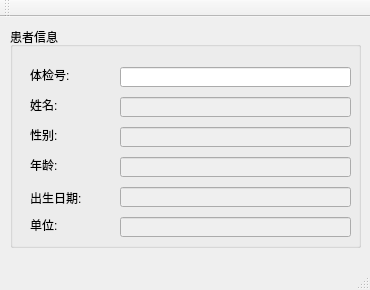
<?xml version="1.0" encoding="UTF-8"?>
<ui version="4.0">
 <class>mti_tool_2Class</class>
 <widget class="QMainWindow" name="mti_tool_2Class">
  <property name="geometry">
   <rect>
    <x>0</x>
    <y>0</y>
    <width>370</width>
    <height>290</height>
   </rect>
  </property>
  <property name="windowTitle">
   <string>mti_tool_2</string>
  </property>
  <widget class="QWidget" name="centralWidget">
   <widget class="QGroupBox" name="groupBox">
    <property name="geometry">
     <rect>
      <x>10</x>
      <y>10</y>
      <width>351</width>
      <height>221</height>
     </rect>
    </property>
    <property name="title">
     <string>患者信息</string>
    </property>
    <widget class="QLabel" name="label">
     <property name="geometry">
      <rect>
       <x>20</x>
       <y>40</y>
       <width>61</width>
       <height>16</height>
      </rect>
     </property>
     <property name="text">
      <string>体检号:</string>
     </property>
    </widget>
    <widget class="QLabel" name="label_2">
     <property name="geometry">
      <rect>
       <x>20</x>
       <y>70</y>
       <width>61</width>
       <height>16</height>
      </rect>
     </property>
     <property name="text">
      <string>姓名:</string>
     </property>
    </widget>
    <widget class="QLabel" name="label_3">
     <property name="geometry">
      <rect>
       <x>20</x>
       <y>100</y>
       <width>41</width>
       <height>16</height>
      </rect>
     </property>
     <property name="text">
      <string>性别:</string>
     </property>
    </widget>
    <widget class="QLabel" name="label_4">
     <property name="geometry">
      <rect>
       <x>20</x>
       <y>130</y>
       <width>41</width>
       <height>16</height>
      </rect>
     </property>
     <property name="text">
      <string>年龄:</string>
     </property>
    </widget>
    <widget class="QLabel" name="label_5">
     <property name="geometry">
      <rect>
       <x>20</x>
       <y>160</y>
       <width>81</width>
       <height>21</height>
      </rect>
     </property>
     <property name="text">
      <string>出生日期:</string>
     </property>
    </widget>
    <widget class="QLabel" name="label_6">
     <property name="geometry">
      <rect>
       <x>20</x>
       <y>190</y>
       <width>51</width>
       <height>16</height>
      </rect>
     </property>
     <property name="text">
      <string>单位:</string>
     </property>
    </widget>
    <widget class="QLineEdit" name="editID">
     <property name="geometry">
      <rect>
       <x>110</x>
       <y>40</y>
       <width>231</width>
       <height>20</height>
      </rect>
     </property>
    </widget>
    <widget class="QLineEdit" name="editXM">
     <property name="enabled">
      <bool>false</bool>
     </property>
     <property name="geometry">
      <rect>
       <x>110</x>
       <y>70</y>
       <width>231</width>
       <height>20</height>
      </rect>
     </property>
    </widget>
    <widget class="QLineEdit" name="editXB">
     <property name="enabled">
      <bool>false</bool>
     </property>
     <property name="geometry">
      <rect>
       <x>110</x>
       <y>100</y>
       <width>231</width>
       <height>20</height>
      </rect>
     </property>
    </widget>
    <widget class="QLineEdit" name="editNL">
     <property name="enabled">
      <bool>false</bool>
     </property>
     <property name="geometry">
      <rect>
       <x>110</x>
       <y>130</y>
       <width>231</width>
       <height>20</height>
      </rect>
     </property>
    </widget>
    <widget class="QLineEdit" name="editCSNYR">
     <property name="enabled">
      <bool>false</bool>
     </property>
     <property name="geometry">
      <rect>
       <x>110</x>
       <y>160</y>
       <width>231</width>
       <height>20</height>
      </rect>
     </property>
    </widget>
    <widget class="QLineEdit" name="editDW">
     <property name="enabled">
      <bool>false</bool>
     </property>
     <property name="geometry">
      <rect>
       <x>110</x>
       <y>190</y>
       <width>231</width>
       <height>20</height>
      </rect>
     </property>
    </widget>
   </widget>
  </widget>
  <widget class="QMenuBar" name="menuBar">
   <property name="geometry">
    <rect>
     <x>0</x>
     <y>0</y>
     <width>370</width>
     <height>23</height>
    </rect>
   </property>
  </widget>
  <widget class="QToolBar" name="mainToolBar">
   <attribute name="toolBarArea">
    <enum>TopToolBarArea</enum>
   </attribute>
   <attribute name="toolBarBreak">
    <bool>false</bool>
   </attribute>
  </widget>
  <widget class="QStatusBar" name="statusBar"/>
 </widget>
 <layoutdefault spacing="6" margin="11"/>
 <resources>
  <include location="mti_tool_2.qrc"/>
 </resources>
 <connections/>
</ui>
